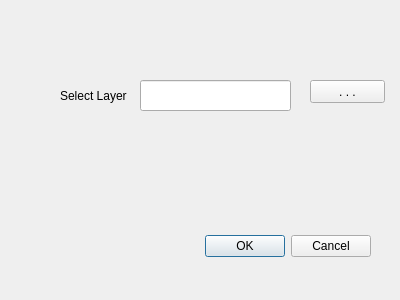
<?xml version="1.0" encoding="UTF-8"?>
<ui version="4.0">
 <class>ShapefileloaderDialogBase</class>
 <widget class="QDialog" name="ShapefileloaderDialogBase">
  <property name="geometry">
   <rect>
    <x>0</x>
    <y>0</y>
    <width>400</width>
    <height>300</height>
   </rect>
  </property>
  <property name="windowTitle">
   <string>Shapefile Loader</string>
  </property>
  <widget class="QDialogButtonBox" name="button_box">
   <property name="geometry">
    <rect>
     <x>30</x>
     <y>230</y>
     <width>341</width>
     <height>32</height>
    </rect>
   </property>
   <property name="orientation">
    <enum>Qt::Horizontal</enum>
   </property>
   <property name="standardButtons">
    <set>QDialogButtonBox::Cancel|QDialogButtonBox::Ok</set>
   </property>
  </widget>
  <widget class="QLabel" name="label">
   <property name="geometry">
    <rect>
     <x>60</x>
     <y>80</y>
     <width>71</width>
     <height>31</height>
    </rect>
   </property>
   <property name="text">
    <string>Select Layer</string>
   </property>
  </widget>
  <widget class="QLineEdit" name="lineEdit">
   <property name="geometry">
    <rect>
     <x>140</x>
     <y>80</y>
     <width>151</width>
     <height>31</height>
    </rect>
   </property>
  </widget>
  <widget class="QPushButton" name="pushButton">
   <property name="geometry">
    <rect>
     <x>310</x>
     <y>80</y>
     <width>75</width>
     <height>23</height>
    </rect>
   </property>
   <property name="text">
    <string>. . .</string>
   </property>
  </widget>
 </widget>
 <resources/>
 <connections>
  <connection>
   <sender>button_box</sender>
   <signal>accepted()</signal>
   <receiver>ShapefileloaderDialogBase</receiver>
   <slot>accept()</slot>
   <hints>
    <hint type="sourcelabel">
     <x>20</x>
     <y>20</y>
    </hint>
    <hint type="destinationlabel">
     <x>20</x>
     <y>20</y>
    </hint>
   </hints>
  </connection>
  <connection>
   <sender>button_box</sender>
   <signal>rejected()</signal>
   <receiver>ShapefileloaderDialogBase</receiver>
   <slot>reject()</slot>
   <hints>
    <hint type="sourcelabel">
     <x>20</x>
     <y>20</y>
    </hint>
    <hint type="destinationlabel">
     <x>20</x>
     <y>20</y>
    </hint>
   </hints>
  </connection>
 </connections>
</ui>
